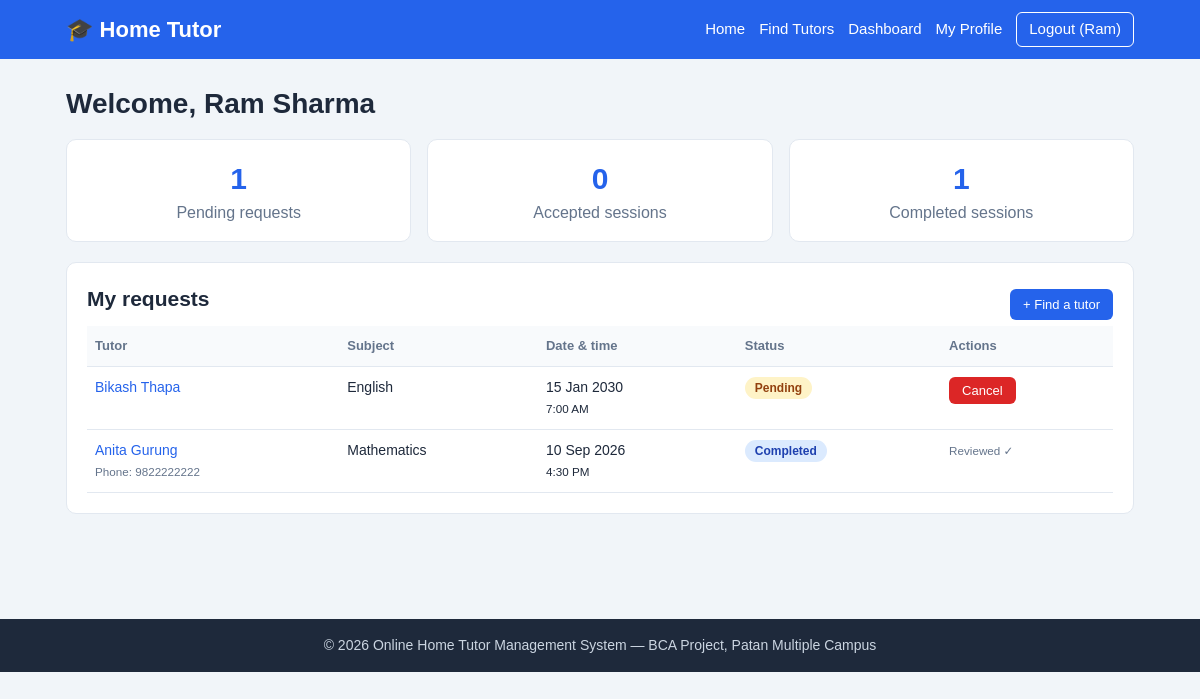
The page /student_dashboard.php (signed in) on the database its author committed.
### tables this page shows
CREATE TABLE users (
  id         INT AUTO_INCREMENT PRIMARY KEY,
  name       VARCHAR(50)  NOT NULL,
  email      VARCHAR(100) NOT NULL UNIQUE,
  password   VARCHAR(255) NOT NULL,
  phone      VARCHAR(10)  NOT NULL,
  role       ENUM('student','tutor','admin') NOT NULL DEFAULT 'student',
  status     ENUM('pending','approved','rejected') NOT NULL DEFAULT 'approved',
  created_at TIMESTAMP NOT NULL DEFAULT CURRENT_TIMESTAMP
);

CREATE TABLE requests (
  id             INT AUTO_INCREMENT PRIMARY KEY,
  tutor_id       INT NOT NULL,
  student_id     INT NOT NULL,
  subject        VARCHAR(100) NOT NULL,
  preferred_date DATE NOT NULL,
  preferred_time TIME NOT NULL,
  message        VARCHAR(300) NULL,
  status         ENUM('pending','accepted','rejected','cancelled','completed') NOT NULL DEFAULT 'pending',
  created_at     TIMESTAMP NOT NULL DEFAULT CURRENT_TIMESTAMP,
  FOREIGN KEY (tutor_id)   REFERENCES users(id) ON DELETE CASCADE,
  FOREIGN KEY (student_id) REFERENCES users(id) ON DELETE CASCADE
);

CREATE TABLE reviews (
  id         INT AUTO_INCREMENT PRIMARY KEY,
  request_id INT NOT NULL UNIQUE,
  tutor_id   INT NOT NULL,
  student_id INT NOT NULL,
  rating     TINYINT NOT NULL,
  comment    VARCHAR(300) NULL,
  created_at TIMESTAMP NOT NULL DEFAULT CURRENT_TIMESTAMP,
  FOREIGN KEY (request_id) REFERENCES requests(id) ON DELETE CASCADE,
  FOREIGN KEY (tutor_id)   REFERENCES users(id) ON DELETE CASCADE,
  FOREIGN KEY (student_id) REFERENCES users(id) ON DELETE CASCADE
);

### config/db.php (called while the page is built, shortened)
<?php
$DB_HOST = 'localhost';
$DB_USER = 'root';
$DB_PASS = '';
$DB_NAME = 'home_tutor_db';
try {
    $conn = new mysqli($DB_HOST, $DB_USER, $DB_PASS, $DB_NAME);
    $conn->set_charset('utf8mb4');
} catch (mysqli_sql_exception $ex) {
    die('<h3>Database connection failed.</h3><p>Start MySQL in the XAMPP Control Panel and import <b>database/home_tutor_db.sql</b> in phpMyAdmin.</p>');
}
function db_query($sql, $types = '', $params = array()) {
    global $conn;
    $stmt = $conn->prepare($sql);
    if ($types !== '') {
        $stmt->bind_param($types, ...$params);
    }
    $stmt->execute();
    return $stmt;
}
function db_all($sql, $types = '', $params = array()) {
    $stmt = db_query($sql, $types, $params);
    $rows = $stmt->get_result()->fetch_all(MYSQLI_ASSOC);
    return $rows;
}
function db_one($sql, $types = '', $params = array()) {
    $rows = db_all($sql, $types, $params);
    return $rows ? $rows[0] : null;
}

### student_dashboard.php (the view, shortened to what this page needs)
<?php
require_once 'includes/functions.php';
require_role('student');
$u = current_user();
$requests = db_all("SELECT r.id, r.subject, r.preferred_date, r.preferred_time, r.message, r.status,
                           t.id AS tutor_id, t.name AS tutor_name, t.phone AS tutor_phone,
                           rv.id AS review_id
                    FROM requests r
                    JOIN users t ON t.id = r.tutor_id
                    LEFT JOIN reviews rv ON rv.request_id = r.id
                    WHERE r.student_id = ?
                    ORDER BY r.created_at DESC, r.id DESC", 'i', array($u['id']));
$counts = array('pending' => 0, 'accepted' => 0, 'completed' => 0);
foreach ($requests as $r) {
    if (isset($counts[$r['status']])) $counts[$r['status']]++;
}
include 'includes/header.php';
?>
<h1>Welcome, <?= e($u['name']) ?></h1>
<div class="grid grid-3">
  <div class="stat"><span><?= $counts['pending'] ?></span>Pending requests</div>
  <div class="stat"><span><?= $counts['accepted'] ?></span>Accepted sessions</div>
  <div class="stat"><span><?= $counts['completed'] ?></span>Completed sessions</div>
</div>
<div class="card">
  <div class="row-between">
    <h2>My requests</h2>
    <a class="btn btn-primary btn-small" href="tutors.php">+ Find a tutor</a>
  </div>
  <?php if (!$requests): ?>
    <p class="muted">You have not sent any request yet.</p>
  <?php else: ?>
  <div class="table-wrap">
  <table class="table">
    <thead><tr><th>Tutor</th><th>Subject</th><th>Date &amp; time</th><th>Status</th><th>Actions</th></tr></thead>
    <tbody>
    <?php foreach ($requests as $r): ?>
      <tr>
        <td>
          <a href="tutor_view.php?id=<?= (int)$r['tutor_id'] ?>"><?= e($r['tutor_name']) ?></a>
          <?php if ($r['status'] === 'accepted' || $r['status'] === 'completed'): ?>
            <br><small class="muted">Phone: <?= e($r['tutor_phone']) ?></small>
          <?php endif; ?>
        </td>
        <td><?= e($r['subject']) ?></td>
        <td><?= e(format_date($r['preferred_date'])) ?><br><small><?= e(format_time($r['preferred_time'])) ?></small></td>
        <td><?= status_badge($r['status']) ?></td>
        <td>
          <?php if ($r['status'] === 'pending' || $r['status'] === 'accepted'): ?>
            <form method="post" action="student_dashboard.php" class="inline" onsubmit="return confirm('Cancel this request?');">
              <button class="btn btn-small btn-danger" type="submit">Cancel</button>
            </form>
          <?php elseif ($r['status'] === 'completed'): ?>
            <small class="muted">Reviewed &#10003;</small>
          <?php endif; ?>
        </td>
      </tr>
    <?php endforeach; ?>
    </tbody>
  </table>
  </div>
  <?php endif; ?>
</div>
<?php include 'includes/footer.php'; ?>

### includes/header.php (shortened to what this page needs)
<?php
$u = current_user();
$badge_count = 0;
?>
<!DOCTYPE html>
<html lang="en">
<head>
<link rel="stylesheet" href="assets/css/style.css">
</head>
<body>
<header class="site-header">
  <div class="container nav">
    <a class="brand" href="index.php">&#127891; Home Tutor</a>
    <nav>
      <a href="index.php">Home</a>
      <a href="tutors.php">Find Tutors</a>
      <?php if ($u): ?>
        <a href="dashboard.php">Dashboard<?php if ($badge_count > 0): ?> <span class="count"><?= $badge_count ?></span><?php endif; ?></a>
        <?php if ($u['role'] === 'admin'): ?>
          <a href="admin_users.php">Users</a>
          <a href="admin_requests.php">Requests</a>
        <?php else: ?>
          <a href="profile.php">My Profile</a>
        <?php endif; ?>
        <a href="logout.php" class="btn btn-small btn-outline-light">Logout (<?= e(explode(' ', $u['name'])[0]) ?>)</a>
      <?php else: ?>
        <a href="login.php">Login</a>
        <a href="register.php" class="btn btn-small btn-light">Register</a>
      <?php endif; ?>
    </nav>
  </div>
</header>
<main class="container main">

### includes/functions.php (shortened to what this page needs)
<?php
require_once __DIR__ . '/../config/db.php';
function e($value) {
    return htmlspecialchars((string)$value, ENT_QUOTES, 'UTF-8');
}
function current_user() {
    static $user = false;
    if ($user === false) {
        $user = null;
        if (isset($_SESSION['user_id'])) {
            $user = db_one('SELECT id, name, email, phone, role, status FROM users WHERE id = ?', 'i', array($_SESSION['user_id']));
        }
    }
    return $user;
}
function require_login() {
    $u = current_user();
}
function require_role($role) {
    require_login();
}
function status_badge($status) {
    return '<span class="badge badge-' . e($status) . '">' . e(ucfirst($status)) . '</span>';
}
function format_time($t) {
    return date('g:i A', strtotime($t));
}
function format_date($d) {
    return date('d M Y', strtotime($d));
}

### assets/css/style.css (style rules this page uses)
:root { --primary: #2563eb; --primary-dark: #1d4ed8; --dark: #1e293b; --muted: #64748b; --bg: #f1f5f9; --white: #ffffff; --border: #e2e8f0; --green: #16a34a; --red: #dc2626; --amber: #d97706; }
* { box-sizing: border-box; }
body { margin: 0; font-family: Arial, Helvetica, sans-serif; background: var(--bg); color: var(--dark); line-height: 1.5; }
a { color: var(--primary); text-decoration: none; }
h1 { font-size: 28px; margin: 0 0 14px; }
h2 { font-size: 21px; margin: 0 0 12px; }
.container { width: 100%; max-width: 1100px; margin: 0 auto; padding: 0 16px; }
.main { padding-top: 24px; padding-bottom: 40px; min-height: 70vh; }
.muted { color: var(--muted); }
.site-header { background: var(--primary); color: var(--white); }
.nav { display: flex; align-items: center; justify-content: space-between; flex-wrap: wrap; gap: 8px; padding-top: 12px; padding-bottom: 12px; }
.brand { color: var(--white); font-size: 22px; font-weight: bold; }
.nav nav { display: flex; align-items: center; flex-wrap: wrap; gap: 14px; }
.nav nav a { color: var(--white); font-size: 15px; }
.btn { display: inline-block; padding: 10px 18px; border: 1px solid transparent; border-radius: 6px; font-size: 15px; cursor: pointer; background: var(--white); color: var(--dark); text-decoration: none; }
.btn-small { padding: 5px 12px; font-size: 13px; }
.btn-primary { background: var(--primary); color: var(--white); }
.btn-danger { background: var(--red); color: var(--white); }
.btn-outline-light { background: transparent; color: var(--white); border-color: var(--white); }
.card { background: var(--white); border: 1px solid var(--border); border-radius: 10px; padding: 20px; margin-bottom: 20px; }
.grid { display: grid; gap: 16px; margin-bottom: 20px; }
.grid-3 { grid-template-columns: repeat(3, 1fr); }
.stat { background: var(--white); border: 1px solid var(--border); border-radius: 10px; padding: 16px; text-align: center; color: var(--muted); }
.stat span { display: block; font-size: 30px; font-weight: bold; color: var(--primary); }
.row-between { display: flex; justify-content: space-between; align-items: center; flex-wrap: wrap; gap: 8px; }
.inline { display: inline; }
.table-wrap { overflow-x: auto; }
.table { width: 100%; border-collapse: collapse; font-size: 14px; }
.table th, .table td { text-align: left; padding: 10px 8px; border-bottom: 1px solid var(--border); vertical-align: top; }
.table th { background: #f8fafc; font-size: 13px; color: var(--muted); }
.badge { display: inline-block; padding: 2px 10px; border-radius: 12px; font-size: 12px; font-weight: bold; }
.badge-pending { background: #fef3c7; color: #92400e; }
.badge-completed { background: #dbeafe; color: #1e40af; }

### rows shown on the page
users: name "Ram", name "Ram Sharma"
requests: tutor.name "Bikash Thapa", subject "English", preferred_date "15 Jan 2030", preferred_time "7:00 AM", status "Pending"
reviews: tutor.name "Anita Gurung", tutor.phone "9822222222", request.subject "Mathematics", request.preferred_date "10 Sep 2026", request.preferred_time "4:30 PM", request.status "Completed", shows "Reviewed ✓"

### other values the page prints
$counts['pending'] "1"
$counts['accepted'] "0"
$counts['completed'] "1"
